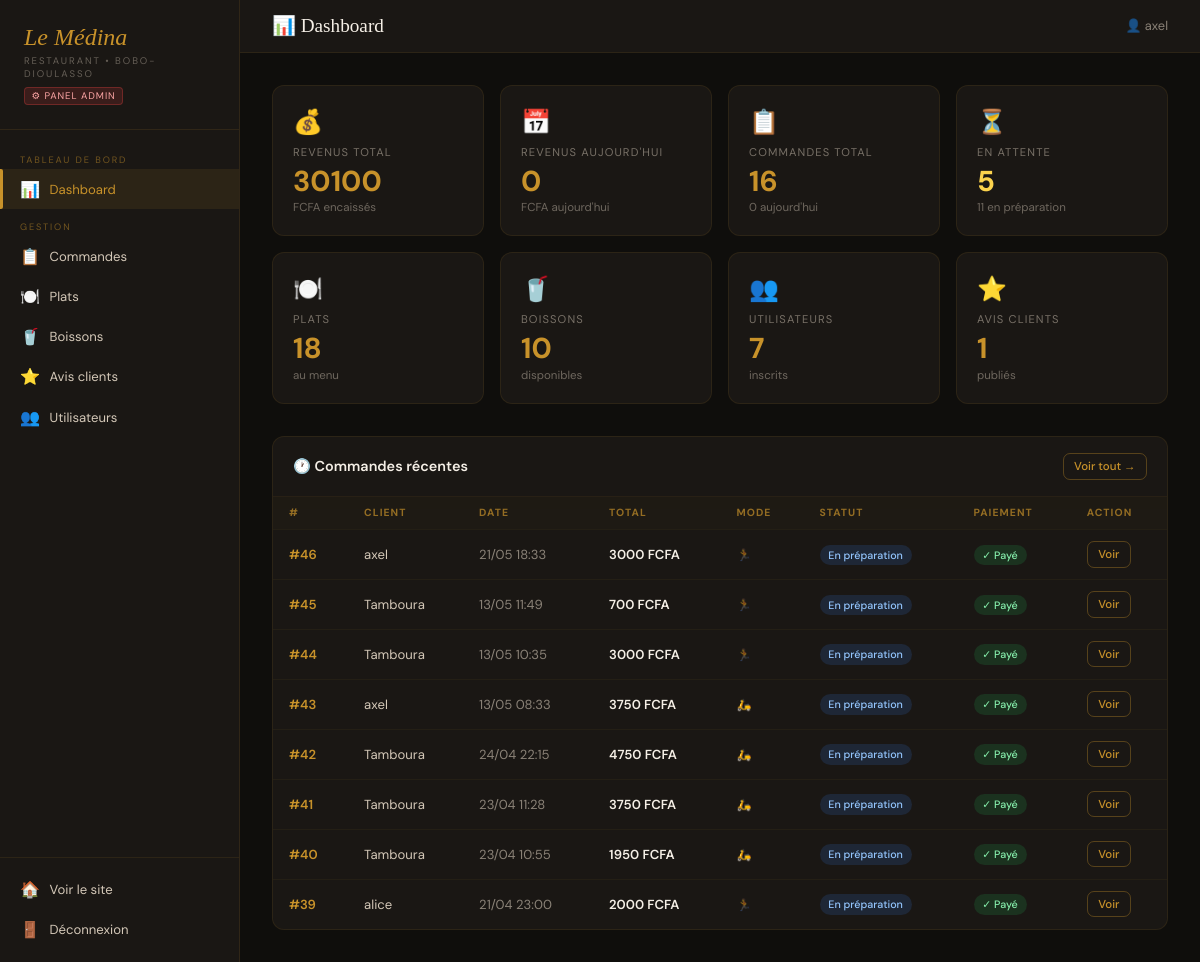
The page /panel/ (signed in) on the database its author committed.
### shop/models.py (models this page shows, shortened)
class Commande(models.Model):
    MODE_CHOICES = [
        ('retrait', 'Retrait sur place'),
        ('livraison', 'Livraison à domicile'),
    ]
    STATUT_CHOICES = [
        ('en_attente', 'En attente'),
        ('en_preparation', 'En préparation'),
        ('livree', 'Livrée'),
        ('annulee', 'Annulée'),
    ]
    utilisateur = models.ForeignKey(User, on_delete=models.CASCADE)
    date_commande = models.DateTimeField(auto_now_add=True)
    total = models.DecimalField(max_digits=10, decimal_places=2, default=0)
    paye = models.BooleanField(default=False)
    statut = models.CharField(max_length=20, choices=STATUT_CHOICES, default='en_attente')
    mode_recuperation = models.CharField(max_length=20, choices=MODE_CHOICES, default='retrait')
    adresse_livraison = models.CharField(max_length=500, blank=True, default='')
    latitude = models.DecimalField(max_digits=9, decimal_places=6, null=True, blank=True)
    longitude = models.DecimalField(max_digits=9, decimal_places=6, null=True, blank=True)

### shop/views.py (the view)
# urls.py: path('panel/', views.admin_dashboard, name='admin_dashboard'),
@staff_required
def admin_dashboard(request):
    nb_commandes = Commande.objects.count()
    nb_commandes_today = Commande.objects.filter(
        date_commande__date=timezone.now().date()
    ).count()
    nb_plats = Plat.objects.count()
    nb_boissons = Boisson.objects.count()
    nb_utilisateurs = User.objects.count()
    nb_avis = Commentaire.objects.count()
    revenus_total = sum(c.total for c in Commande.objects.filter(paye=True))
    revenus_today = sum(
        c.total for c in Commande.objects.filter(paye=True, date_commande__date=timezone.now().date())
    )
    commandes_recentes = Commande.objects.select_related('utilisateur').order_by('-date_commande')[:8]
    commandes_en_attente = Commande.objects.filter(statut='en_attente').count()
    commandes_en_preparation = Commande.objects.filter(statut='en_preparation').count()
    return render(request, 'shop/admin/dashboard.html', {
        'nb_commandes': nb_commandes,
        'nb_commandes_today': nb_commandes_today,
        'nb_plats': nb_plats,
        'nb_boissons': nb_boissons,
        'nb_utilisateurs': nb_utilisateurs,
        'nb_avis': nb_avis,
        'revenus_total': revenus_total,
        'revenus_today': revenus_today,
        'commandes_recentes': commandes_recentes,
        'commandes_en_attente': commandes_en_attente,
        'commandes_en_preparation': commandes_en_preparation,
    })

### shop/views.py (called while the page is built)
def staff_required(view_func):
    return user_passes_test(lambda u: u.is_staff, login_url='accueil')(view_func)

### shop/templates/shop/admin/dashboard.html (shortened to what this page needs)
{% extends 'shop/admin/base.html' %}
{% block page_title %}📊 Dashboard{% endblock %}
{% block content %}
<div class="stat-grid">
  <div class="stat-card">
    <div class="stat-icon">💰</div>
    <div class="stat-label">Revenus total</div>
    <div class="stat-value">{{ revenus_total|floatformat:0 }}</div>
    <div class="stat-sub">FCFA encaissés</div>
  </div>
  <div class="stat-card">
    <div class="stat-icon">📅</div>
    <div class="stat-label">Revenus aujourd'hui</div>
    <div class="stat-value">{{ revenus_today|floatformat:0 }}</div>
    <div class="stat-sub">FCFA aujourd'hui</div>
  </div>
  <div class="stat-card">
    <div class="stat-icon">📋</div>
    <div class="stat-label">Commandes total</div>
    <div class="stat-value">{{ nb_commandes }}</div>
    <div class="stat-sub">{{ nb_commandes_today }} aujourd'hui</div>
  </div>
  <div class="stat-card">
    <div class="stat-icon">⏳</div>
    <div class="stat-label">En attente</div>
    <div class="stat-value" style="color:#fcd34d;">{{ commandes_en_attente }}</div>
    <div class="stat-sub">{{ commandes_en_preparation }} en préparation</div>
  </div>
  <div class="stat-card">
    <div class="stat-icon">🍽️</div>
    <div class="stat-label">Plats</div>
    <div class="stat-value">{{ nb_plats }}</div>
    <div class="stat-sub">au menu</div>
  </div>
  <div class="stat-card">
    <div class="stat-icon">🥤</div>
    <div class="stat-label">Boissons</div>
    <div class="stat-value">{{ nb_boissons }}</div>
    <div class="stat-sub">disponibles</div>
  </div>
  <div class="stat-card">
    <div class="stat-icon">👥</div>
    <div class="stat-label">Utilisateurs</div>
    <div class="stat-value">{{ nb_utilisateurs }}</div>
    <div class="stat-sub">inscrits</div>
  </div>
  <div class="stat-card">
    <div class="stat-icon">⭐</div>
    <div class="stat-label">Avis clients</div>
    <div class="stat-value">{{ nb_avis }}</div>
    <div class="stat-sub">publiés</div>
  </div>
</div>
<div class="table-card">
  <div class="table-card-header">
    <div class="table-card-title">🕐 Commandes récentes</div>
    <a href="{% url 'admin_commandes' %}" class="btn btn-outline btn-sm">Voir tout →</a>
  </div>
  <table>
    <thead>
      <tr>
        <th>#</th><th>Client</th><th>Date</th><th>Total</th><th>Mode</th><th>Statut</th><th>Paiement</th><th>Action</th>
      </tr>
    </thead>
    <tbody>
      {% for cmd in commandes_recentes %}
      <tr>
        <td style="color:var(--or);font-weight:600;">#{{ cmd.pk }}</td>
        <td>{{ cmd.utilisateur.username }}</td>
        <td style="opacity:.6;">{{ cmd.date_commande|date:"d/m H:i" }}</td>
        <td style="font-weight:600;color:var(--creme);">{{ cmd.total|floatformat:0 }} FCFA</td>
        <td>{% if cmd.mode_recuperation == 'livraison' %}<span style="color:var(--or);font-size:.75rem;">🛵</span>{% else %}<span style="opacity:.5;font-size:.75rem;">🏃</span>{% endif %}</td>
        <td>
          <span class="statut {% if cmd.statut == 'en_attente' %}statut-attente{% elif cmd.statut == 'en_preparation' %}statut-preparation{% elif cmd.statut == 'prete' %}statut-prete{% else %}statut-livree{% endif %}">
            {{ cmd.get_statut_display }}
          </span>
        </td>
        <td>
          {% if cmd.paye %}<span class="statut statut-paye">✓ Payé</span>
          {% else %}<span class="statut statut-non-paye">⏳</span>{% endif %}
        </td>
        <td>
          <a href="{% url 'detail_commande' cmd.pk %}" class="btn btn-outline btn-sm">Voir</a>
        </td>
      </tr>
      {% endfor %}
    </tbody>
  </table>
</div>
{% endblock %}

### shop/templates/shop/admin/base.html (shortened to what this page needs)
{% load static %}
<!DOCTYPE html>
<html lang="fr">
<head>
</head>
<body>
<aside class="sidebar">
  <div class="sidebar-logo">
    <div class="logo">Le Médina</div>
    <div class="logo-sub">Restaurant • Bobo-Dioulasso</div>
    <div class="admin-badge">⚙ Panel Admin</div>
  </div>
  <nav style="flex:1;padding:.75rem 0;overflow-y:auto;">
    <div class="nav-section">Tableau de bord</div>
    <a href="{% url 'admin_dashboard' %}" class="nav-link {% if request.resolver_match.url_name == 'admin_dashboard' %}active{% endif %}">
      <span class="nav-icon">📊</span> Dashboard
    </a>
    <div class="nav-section">Gestion</div>
    <a href="{% url 'admin_commandes' %}" class="nav-link {% if 'admin_commandes' in request.resolver_match.url_name %}active{% endif %}">
      <span class="nav-icon">📋</span> Commandes
    </a>
    <a href="{% url 'admin_plats' %}" class="nav-link ">
      <span class="nav-icon">🍽️</span> Plats
    </a>
    <a href="{% url 'admin_boissons' %}" class="nav-link ">
      <span class="nav-icon">🥤</span> Boissons
    </a>
    <a href="{% url 'admin_avis' %}" class="nav-link {% if request.resolver_match.url_name == 'admin_avis' %}active{% endif %}">
      <span class="nav-icon">⭐</span> Avis clients
    </a>
    <a href="{% url 'admin_utilisateurs' %}" class="nav-link {% if request.resolver_match.url_name == 'admin_utilisateurs' %}active{% endif %}">
      <span class="nav-icon">👥</span> Utilisateurs
    </a>
  </nav>
  <div class="sidebar-footer">
    <a href="{% url 'accueil' %}" class="nav-link">
      <span class="nav-icon">🏠</span> Voir le site
    </a>
    <a href="{% url 'logout' %}" class="nav-link">
      <span class="nav-icon">🚪</span> Déconnexion
    </a>
  </div>
</aside>
<main class="main">
  <div class="topbar">
    <div class="topbar-title">{% block page_title %}Admin{% endblock %}</div>
    <div class="topbar-right">
      <span>👤 {{ request.user.username }}</span>
    </div>
  </div>
  <div class="content">
    {% block content %}{% endblock %}
  </div>
</main>
</body>
</html>

### shop/templates/shop/admin/base.html (style rules this page uses)
:root { --or:#c8922a; --or-clair:#e8b84b; --or-fonce:#a0711e; --noir:#0d0c0a; --brun:#1a1714; --brun-moyen:#2a2520; --creme:#f5efe6; --texte:#d4c8b8; --sidebar-w:240px; --danger:#ef4444; --success:#22c55e; --info:#3b82f6; }
* { margin:0; padding:0; box-sizing:border-box; }
body { font-family:'DM Sans',sans-serif; background:#0f0e0c; color:var(--texte); min-height:100vh; display:flex; }
.sidebar { width:var(--sidebar-w); background:var(--brun); border-right:1px solid rgba(200,146,42,0.12); position:fixed; top:0; left:0; bottom:0; display:flex; flex-direction:column; z-index:100; }
.sidebar-logo { padding:1.5rem; border-bottom:1px solid rgba(200,146,42,0.12); }
.sidebar-logo .logo { font-family:'Playfair Display',serif; font-style:italic; font-size:1.5rem; color:var(--or); }
.sidebar-logo .logo-sub { font-size:.6rem; letter-spacing:.2em; text-transform:uppercase; opacity:.4; margin-top:.2rem; }
.sidebar-logo .admin-badge { display:inline-block; background:rgba(239,68,68,0.15); border:1px solid rgba(239,68,68,0.3); color:#fca5a5; font-size:.6rem; padding:.1rem .4rem; border-radius:4px; letter-spacing:.1em; text-transform:uppercase; margin-top:.4rem; }
.nav-section { padding:.75rem 1.25rem .2rem; font-size:.58rem; letter-spacing:.2em; text-transform:uppercase; color:var(--or); opacity:.5; }
.nav-link { display:flex; align-items:center; gap:.6rem; padding:.6rem 1.25rem; color:var(--texte); text-decoration:none; font-size:.82rem; transition:all .2s; position:relative; }
.nav-link.active { color:var(--or); background:rgba(200,146,42,0.1); }
.nav-link.active::before { content:''; position:absolute; left:0; top:0; bottom:0; width:3px; background:var(--or); border-radius:0 2px 2px 0; }
.nav-icon { font-size:1rem; flex-shrink:0; }
.sidebar-footer { margin-top:auto; padding:.75rem 0; border-top:1px solid rgba(200,146,42,0.1); }
.main { margin-left:var(--sidebar-w); flex:1; display:flex; flex-direction:column; min-height:100vh; }
.topbar { background:var(--brun); border-bottom:1px solid rgba(200,146,42,0.1); padding:.9rem 2rem; display:flex; align-items:center; justify-content:space-between; }
.topbar-title { font-family:'Playfair Display',serif; font-size:1.2rem; color:var(--creme); }
.topbar-right { display:flex; align-items:center; gap:1rem; font-size:.8rem; opacity:.6; }
.content { padding:2rem; flex:1; }
.stat-grid { display:grid; grid-template-columns:repeat(auto-fill,minmax(200px,1fr)); gap:1rem; margin-bottom:2rem; }
.stat-card { background:var(--brun); border:1px solid rgba(200,146,42,0.1); border-radius:12px; padding:1.25rem; }
.stat-label { font-size:.7rem; text-transform:uppercase; letter-spacing:.1em; opacity:.5; margin-bottom:.5rem; }
.stat-value { font-size:1.8rem; font-weight:700; color:var(--or); line-height:1; }
.stat-sub { font-size:.72rem; opacity:.45; margin-top:.3rem; }
.stat-icon { font-size:1.5rem; margin-bottom:.5rem; }
.table-card { background:var(--brun); border:1px solid rgba(200,146,42,0.1); border-radius:12px; overflow:hidden; }
.table-card-header { padding:1rem 1.25rem; border-bottom:1px solid rgba(200,146,42,0.08); display:flex; align-items:center; justify-content:space-between; }
.table-card-title { font-size:.9rem; font-weight:600; color:var(--creme); }
table { width:100%; border-collapse:collapse; }
th { padding:.6rem 1rem; font-size:.65rem; letter-spacing:.1em; text-transform:uppercase; color:var(--or); opacity:.7; background:rgba(200,146,42,0.04); text-align:left; }
td { padding:.7rem 1rem; font-size:.82rem; border-top:1px solid rgba(200,146,42,0.06); color:var(--texte); }
.btn { display:inline-flex; align-items:center; gap:.35rem; padding:.45rem .9rem; border-radius:7px; border:none; cursor:pointer; font-family:'DM Sans',sans-serif; font-size:.78rem; font-weight:500; text-decoration:none; transition:all .2s; }
.btn-outline { background:transparent; border:1px solid rgba(200,146,42,0.35); color:var(--or); }
.btn-sm { padding:.3rem .65rem; font-size:.72rem; }
.statut { padding:.2rem .55rem; border-radius:999px; font-size:.67rem; font-weight:500; }
.statut-preparation { background:rgba(59,130,246,0.15); color:#93c5fd; }
.statut-paye { background:rgba(34,197,94,0.15); color:#86efac; }

### rows shown on the page
Commande: pk "46", utilisateur.username "axel", date_commande "21/05 18:33", total "3000", statut "En préparation", paye "✓ Payé"
Commande: pk "45", utilisateur.username "Tamboura", date_commande "13/05 11:49", total "700", statut "En préparation", paye "✓ Payé"
Commande: pk "44", utilisateur.username "Tamboura", date_commande "13/05 10:35", total "3000", statut "En préparation", paye "✓ Payé"
Commande: pk "43", utilisateur.username "axel", date_commande "13/05 08:33", total "3750", statut "En préparation", paye "✓ Payé"
Commande: pk "42", utilisateur.username "Tamboura", date_commande "24/04 22:15", total "4750", statut "En préparation", paye "✓ Payé"
Commande: pk "41", utilisateur.username "Tamboura", date_commande "23/04 11:28", total "3750", statut "En préparation", paye "✓ Payé"
Commande: pk "40", utilisateur.username "Tamboura", date_commande "23/04 10:55", total "1950", statut "En préparation", paye "✓ Payé"
Commande: pk "39", utilisateur.username "alice", date_commande "21/04 23:00", total "2000", statut "En préparation", paye "✓ Payé"

### other values the page prints
{{ request.user.username }} "axel"
{{ revenus_total|floatformat:0 }} "30100"
{{ revenus_today|floatformat:0 }} "0"
{{ nb_commandes }} "16"
{{ nb_commandes_today }} "0"
{{ commandes_en_attente }} "5"
{{ commandes_en_preparation }} "11"
{{ nb_plats }} "18"
{{ nb_boissons }} "10"
{{ nb_utilisateurs }} "7"
{{ nb_avis }} "1"
